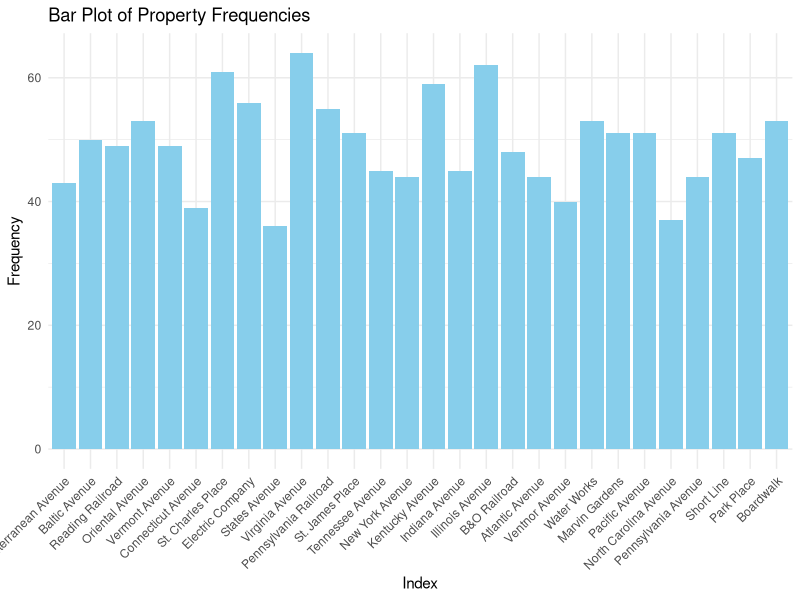
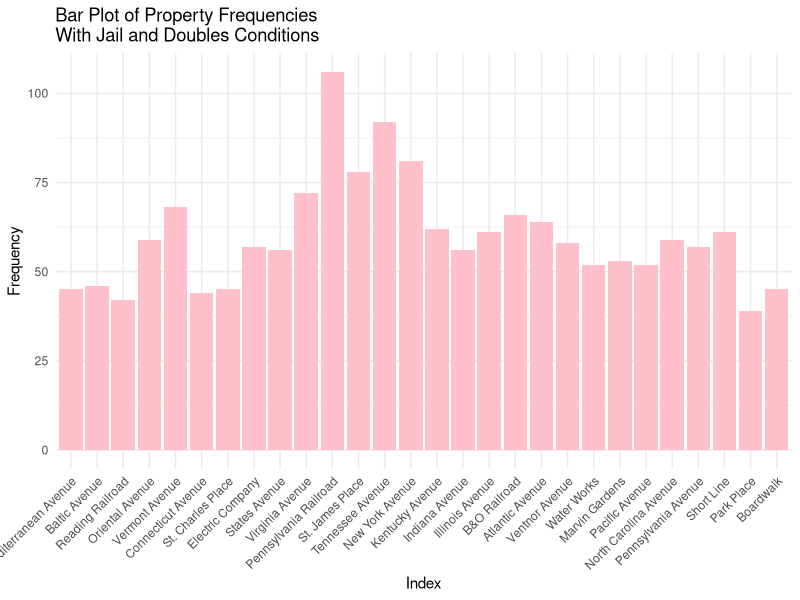
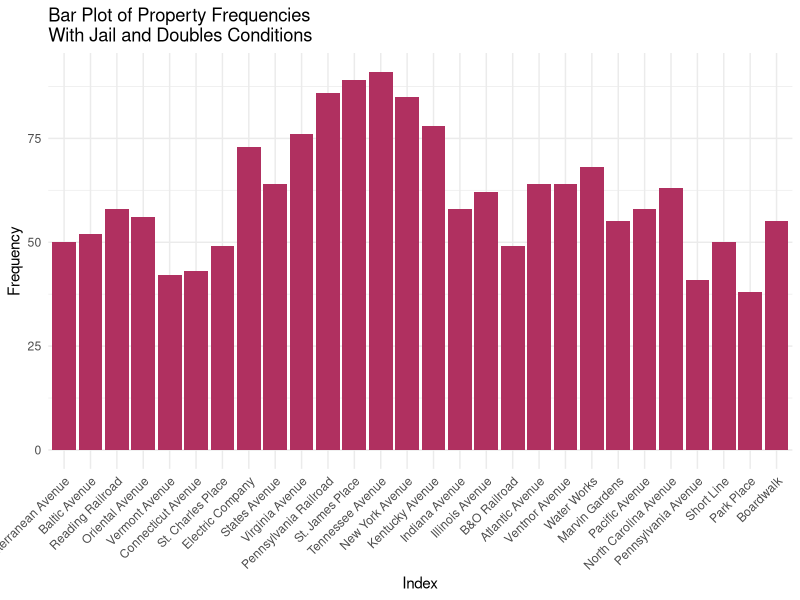

Write R code to recreate these figures, in order.
## ---- chunk 1
knitr::opts_chunk$set(echo = TRUE)
## ---- chunk 2
# Word docx in repository
## ---- chunk 3
dice_1 <- function() {
  sample(1:6, 1)
}

dice_2 <- function() {
  sample(1:6, 1)
}

property_sum_10games <- c(0, 0, 0, 0, 0, 0, 0, 0, 0, 0, 0, 0, 0, 0, 0, 0, 0, 0, 0, 0, 0, 0, 0, 0, 0, 0, 0, 0)

for (game in 1:10) {
  game_board <- c(0, 0, 0, 0, 0, 0, 0, 0, 0, 0, 0, 0, 0, 0, 0, 0, 0, 0, 0, 0, 0, 0, 0, 0, 0, 0, 0, 0, 0, 0, 0, 0, 0, 0, 0, 0, 0, 0, 0, 0)

  players <- list(
    player1 <- 0,
    player2 <- 0,
    player3 <- 0,
    player4 <- 0
  )

  for (i in 1:50) {
    for (j in 1:4) {
      dice_total <- dice_1() + dice_2()
      players[[j]] <- (players[[j]] + dice_total) %% 41
      game_board[players[[j]]] <- game_board[players[[j]]] + 1
    }
  }

  properties <- game_board[c(2, 4, 6, 7, 9, 10, 12, 13, 14, 15, 16, 17, 19, 20, 22, 24, 25, 26, 27, 28, 29, 30, 32, 33, 35, 36, 38, 40)]
  
  property_sum_10games <- property_sum_10games + properties
}  

names(property_sum_10games) <- c("Mediterranean Avenue", "Baltic Avenue", "Reading Railroad", "Oriental Avenue", "Vermont Avenue", "Connecticut Avenue", "St. Charles Place", "Electric Company", "States Avenue", "Virginia Avenue", "Pennsylvania Railroad", "St. James Place", "Tennessee Avenue", "New York Avenue", "Kentucky Avenue", "Indiana Avenue", "Illinois Avenue", "B&O Railroad", "Atlantic Avenue", "Ventnor Avenue", "Water Works", "Marvin Gardens", "Pacific Avenue", "North Carolina Avenue", "Pennsylvania Avenue", "Short Line", "Park Place", "Boardwalk")

library(ggplot2)

prop_freq1 <- data.frame(
  property = factor(names(property_sum_10games), levels = names(property_sum_10games)),
  frequency = property_sum_10games
)

ggplot(prop_freq1, aes(x = property, y = frequency)) +
  geom_bar(stat = "identity", fill = "skyblue") +
  labs(x = "Index", y = "Frequency", title = "Bar Plot of Property Frequencies") +
  theme_minimal() +
  theme(axis.text.x = element_text(angle = 45, hjust = 1))
## ---- chunk 4
property_sum_10games_jail <- c(0, 0, 0, 0, 0, 0, 0, 0, 0, 0, 0, 0, 0, 0, 0, 0, 0, 0, 0, 0, 0, 0, 0, 0, 0, 0, 0, 0)

for (game in 1:10) {
  game_board <- c(0, 0, 0, 0, 0, 0, 0, 0, 0, 0, 0, 0, 0, 0, 0, 0, 0, 0, 0, 0, 0, 0, 0, 0, 0, 0, 0, 0, 0, 0, 0, 0, 0, 0, 0, 0, 0, 0, 0, 0)

  players <- list( # Store players as a list of data frames with their information
    player1 <- data.frame(
      location = 0, # Location on the board (integer)
      double_rolls = 0, # Number of times doubles have been rolled consecutively (integer)
      jail = FALSE, # Is the player in jail? (boolean)
      jail_rolls = 0), # Number of times a player has rolled while in jail (integer)
    player2 <- data.frame(
      location = 0,
      double_rolls = 0,
      jail = FALSE,
      jail_rolls = 0),
    player3 <- data.frame(
      location = 0,
      double_rolls = 0,
      jail = FALSE,
      jail_rolls = 0),
    player4 <- data.frame(
      location = 0,
      double_rolls = 0,
      jail = FALSE,
      jail_rolls = 0)
  )

  for (i in 1:50) { # Each player has 50 turns
    for (j in 1:4) { # Players take turns in order
      if (players[[j]]$jail == TRUE) { # If the player is in jail...
        d1 = dice_1()
        d2 = dice_2()
        jail_rolls <- jail_rolls + 1
        
        if (d1 == d2 || players[[j]]$jail_rolls == 3) { # If the player rolls doubles or has been in jail for 3 turns, then they get out
          jail = FALSE
          players[[j]]$jail_rolls <- 0
          dice_total <- dice_1() + dice_2()
          players[[j]]$location <- (players[[j]]$location + dice_total) %% 41
          game_board[players[[j]]$location] <- game_board[players[[j]]$location] + 1
        }
        
      } else { # If the player is not in jail...
        d1 = dice_1()
        d2 = dice_2()
        dice_total <- dice_1() + dice_2()
        players[[j]]$location <- (players[[j]]$location + dice_total) %% 41
        game_board[players[[j]]$location] <- game_board[players[[j]]$location] + 1
        
        if (players[[j]]$location == 31) { # Player landed on "Go to jail"
          players[[j]]$location <- 11
          jail = TRUE
        } else if (d1 == d2) { # Player rolled doubles on their first roll
          players[[j]]$double_rolls = players[[j]]$double_rolls + 1
        }
        
        while (players[[j]]$double_rolls > 0 & players[[j]]$double_rolls < 3) { # Player rolls again if they got doubles
          d1 = dice_1()
          d2 = dice_2()
          dice_total <- dice_1() + dice_2()
          players[[j]]$location <- (players[[j]]$location + dice_total) %% 41
          game_board[players[[j]]$location] <- game_board[players[[j]]$location] + 1
          
          if (d1 == d2) { # Increment the player's number of consecutive doubles rolls
            players[[j]]$double_rolls = players[[j]]$double_rolls + 1
          }
        }
        
        if (players[[j]]$double_rolls == 3) { # If player rolls double 3 times in a row, then they go to jail
          players[[j]]$location <- 11
          jail = TRUE
        }
      }
    }  
  }    

  properties <- game_board[c(2, 4, 6, 7, 9, 10, 12, 13, 14, 15, 16, 17, 19, 20, 22, 24, 25, 26, 27, 28, 29, 30, 32, 33, 35, 36, 38, 40)]
  
  property_sum_10games_jail <- property_sum_10games_jail + properties
}  

names(property_sum_10games_jail) <- c("Mediterranean Avenue", "Baltic Avenue", "Reading Railroad", "Oriental Avenue", "Vermont Avenue", "Connecticut Avenue", "St. Charles Place", "Electric Company", "States Avenue", "Virginia Avenue", "Pennsylvania Railroad", "St. James Place", "Tennessee Avenue", "New York Avenue", "Kentucky Avenue", "Indiana Avenue", "Illinois Avenue", "B&O Railroad", "Atlantic Avenue", "Ventnor Avenue", "Water Works", "Marvin Gardens", "Pacific Avenue", "North Carolina Avenue", "Pennsylvania Avenue", "Short Line", "Park Place", "Boardwalk")

library(ggplot2)

prop_freq2 <- data.frame(
  property = factor(names(property_sum_10games_jail), levels = names(property_sum_10games_jail)),
  frequency = property_sum_10games_jail
)

ggplot(prop_freq2, aes(x = property, y = frequency)) +
  geom_bar(stat = "identity", fill = "pink") +
  labs(x = "Index", y = "Frequency", title = "Bar Plot of Property Frequencies\nWith Jail and Doubles Conditions") +
  theme_minimal() +
  theme(axis.text.x = element_text(angle = 45, hjust = 1))
## ---- chunk 5
# Chance (Movement Cards):
  # Advance to Boardwalk
  # Advance to Go (Collect $200)
  # Advance to Illinois Avenue. If you pass Go, collect $200.
  # Advance to St. Charles Place. If you pass Go, collect $200.
  # Advance to the nearest Railroad. If unowned, you may buy it from the Bank. If owned, pay owner twice the rental to which they are otherwise entitled.
  # Advance to the nearest Railroad. If unowned, you may buy it from the Bank. If owned, pay owner twice the rental to which they are otherwise entitled.
  # Advance token to nearest Utility. If unowned, you may buy it from the Bank. If owned, throw dice and pay owner a total ten times amount thrown.
  # Go Back 3 Spaces.
  # Go to Jail. Go directly to Jail, do not pass Go, do not collect $200.
  # Take a trip to Reading Railroad. If you pass Go, collect $200.

# Chance (Non-Movement Cards):
  # Bank pays you dividend of $50.
  # Get Out of Jail Free.
  # Make general repairs on all your property. For each house pay $25. For each hotel pay $100.
  # Speeding fine $15.
  # You have been elected Chairman of the Board. Pay each player $50.
  # Your building loan matures. Collect $150

# Chance function
chance_positions <- c(8, 23, 37)
chance <- function() {
  card <- sample(1:16, 1)
if (players[[j]]$location %in% chance_positions) {
  if (card == 1) {
    players[[j]]$location <- 40 # Advance to Boardwalk
  } else if (card == 2) {
    players[[j]]$location <- 1 # Advance to Go
  } else if (card == 3) {
    players[[j]]$location <- 25 # Advance to Illinois Ave
  } else if (card == 4) {
    players[[j]]$location <- 12 # Advance to St. Charles Place
  } else if (card == 5 || card == 6) { # Advance to the nearest railroad
    if (players[[j]]$location == 37) {
      players[[j]]$location <- 6 # Advance to Reading Railroad
    } else if (players[[j]]$location == 8) {
      players[[j]]$location <- 16 # Advance to Pennsylvania Railroad
    } else if (players[[j]]$location == 23) {
      players[[j]]$location <- 26 # Advance to B&O Railroad
    } # Short Line doesn't apply here
  } else if (card == 7) { # Advance to the nearest utility
    if (players[[j]]$location == 8 || players[[j]]$location == 37) {
      players[[j]]$location <- 13 # Advance to Electric Company
    } else if (players[[j]]$location == 23) {
      players[[j]]$location <- 29 # Advance to Water Works
    }
  } else if (card == 8) {
    players[[j]]$location <- players[[j]]$location - 3 # Move backwards 3 places
  } else if (card == 9) {
    players[[j]]$location <- 11 # Go to jail
    players[[j]]$jail == TRUE
  } else if (card == 10) {
    players[[j]]$location <- 6 # Advance to Reading Railroad
  } 
 }
}
# Simulation with the chance function and jail conditions
property_sum_10games_chance <- c(0, 0, 0, 0, 0, 0, 0, 0, 0, 0, 0, 0, 0, 0, 0, 0, 0, 0, 0, 0, 0, 0, 0, 0, 0, 0, 0, 0)

for (game in 1:10) {
  game_board <- c(0, 0, 0, 0, 0, 0, 0, 0, 0, 0, 0, 0, 0, 0, 0, 0, 0, 0, 0, 0, 0, 0, 0, 0, 0, 0, 0, 0, 0, 0, 0, 0, 0, 0, 0, 0, 0, 0, 0, 0)

  players <- list(
    player1 <- data.frame(
      location = 0,
      double_rolls = 0,
      jail = FALSE,
      jail_rolls = 0),
    player2 <- data.frame(
      location = 0,
      double_rolls = 0,
      jail = FALSE,
      jail_rolls = 0),
    player3 <- data.frame(
      location = 0,
      double_rolls = 0,
      jail = FALSE,
      jail_rolls = 0),
    player4 <- data.frame(
      location = 0,
      double_rolls = 0,
      jail = FALSE,
      jail_rolls = 0)
  )

  for (i in 1:50) {
    for (j in 1:4) {
      if (players[[j]]$jail == TRUE) {
        d1 = dice_1()
        d2 = dice_2()
        jail_rolls <- jail_rolls + 1
        
        if (d1 == d2 || players[[j]]$jail_rolls == 3) {
          jail = FALSE
          players[[j]]$jail_rolls <- 0
          dice_total <- dice_1() + dice_2()
          players[[j]]$location <- (players[[j]]$location + dice_total) %% 41
          if (players[[j]]$location == 8 || players[[j]]$location == 23 || players[[j]]$location == 37) {
            game_board[players[[j]]$location] <- game_board[players[[j]]$location] + 1
            chance()
          }
          game_board[players[[j]]$location] <- game_board[players[[j]]$location] + 1
        }
        
      } else {
        d1 = dice_1()
        d2 = dice_2()
        dice_total <- dice_1() + dice_2()
        players[[j]]$location <- (players[[j]]$location + dice_total) %% 41
        if (players[[j]]$location == 8 || players[[j]]$location == 23 || players[[j]]$location == 37) {
            game_board[players[[j]]$location] <- game_board[players[[j]]$location] + 1
            chance()
          }
        game_board[players[[j]]$location] <- game_board[players[[j]]$location] + 1
        
        if (players[[j]]$location == 31) {
          players[[j]]$location <- 11
          jail = TRUE
        } else if (d1 == d2) {
          players[[j]]$double_rolls = players[[j]]$double_rolls + 1
        }
        
        while (players[[j]]$double_rolls > 0 & players[[j]]$double_rolls < 3) {
          d1 = dice_1()
          d2 = dice_2()
          dice_total <- dice_1() + dice_2()
          players[[j]]$location <- (players[[j]]$location + dice_total) %% 41
          if (players[[j]]$location == 8 || players[[j]]$location == 23 || players[[j]]$location == 37) {
            game_board[players[[j]]$location] <- game_board[players[[j]]$location] + 1
            chance()
          }
          game_board[players[[j]]$location] <- game_board[players[[j]]$location] + 1
          
          if (d1 == d2) {
            players[[j]]$double_rolls = players[[j]]$double_rolls + 1
          }
        }
        
        if (players[[j]]$double_rolls == 3) {
          players[[j]]$location <- 11
          jail = TRUE
        }
      }
    }  
  }    

  properties <- game_board[c(2, 4, 6, 7, 9, 10, 12, 13, 14, 15, 16, 17, 19, 20, 22, 24, 25, 26, 27, 28, 29, 30, 32, 33, 35, 36, 38, 40)]
  
  property_sum_10games_chance <- property_sum_10games_chance + properties
}  

names(property_sum_10games_chance) <- c("Mediterranean Avenue", "Baltic Avenue", "Reading Railroad", "Oriental Avenue", "Vermont Avenue", "Connecticut Avenue", "St. Charles Place", "Electric Company", "States Avenue", "Virginia Avenue", "Pennsylvania Railroad", "St. James Place", "Tennessee Avenue", "New York Avenue", "Kentucky Avenue", "Indiana Avenue", "Illinois Avenue", "B&O Railroad", "Atlantic Avenue", "Ventnor Avenue", "Water Works", "Marvin Gardens", "Pacific Avenue", "North Carolina Avenue", "Pennsylvania Avenue", "Short Line", "Park Place", "Boardwalk")

# Plot
library(ggplot2)

prop_freq2 <- data.frame(
  property = factor(names(property_sum_10games_chance), levels = names(property_sum_10games_chance)),
  frequency = property_sum_10games_chance
)

ggplot(prop_freq2, aes(x = property, y = frequency)) +
  geom_bar(stat = "identity", fill = "maroon") +
  labs(x = "Index", y = "Frequency", title = "Bar Plot of Property Frequencies\nWith Jail and Doubles Conditions") +
  theme_minimal() +
  theme(axis.text.x = element_text(angle = 45, hjust = 1))
## ---- chunk 6
# Community Chest Cards:
  # Advance to Go (Collect $200)
  # Bank error in your favor. Collect $200
  # Doctor’s fee. Pay $50
  # From sale of stock you get $50
  # Get Out of Jail Free
  # Go to Jail. Go directly to jail, do not pass Go, do not collect $200
  # Holiday fund matures. Receive $100
  # Income tax refund. Collect $20
  # It is your birthday. Collect $10 from every player
  # Life insurance matures. Collect $100
  # Pay hospital fees of $100
  # Pay school fees of $50
  # Receive $25 consultancy fee
  # You are assessed for street repair. $40 per house. $115 per hotel
  # You have won second prize in a beauty contest. Collect $10
  # You inherit $100
